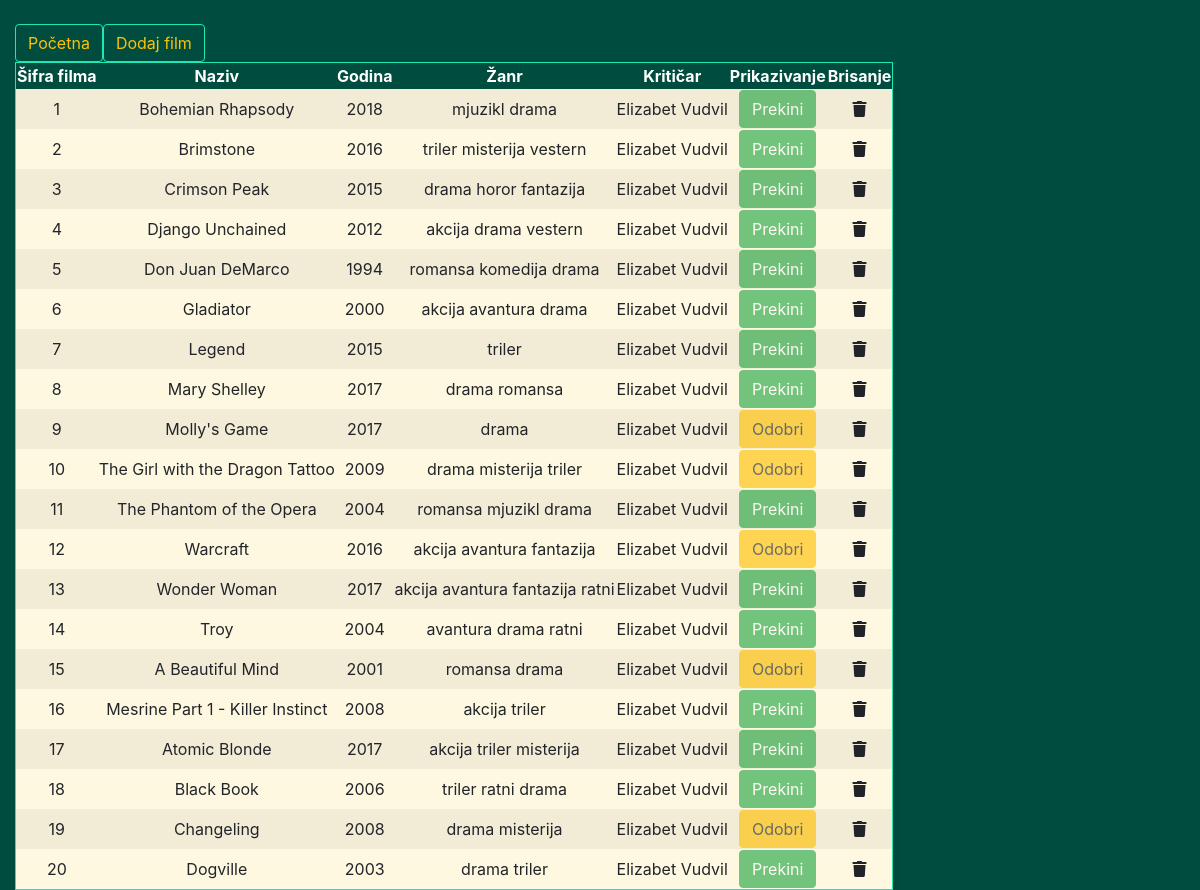
/moviesSettings.php, run on the app's committed database.
### tables this page shows
CREATE TABLE IF NOT EXISTS `film` (
  `sifraFilma` INT NOT NULL AUTO_INCREMENT,
  `avatar` VARCHAR(255) NOT NULL,
  `naziv` VARCHAR(100) NOT NULL,
  `godina` INT NOT NULL,
  `trailer` VARCHAR(255) NOT NULL,
  `sadrzaj` LONGTEXT NULL,
  `glumci` VARCHAR(255) NOT NULL,
  `zanr` VARCHAR(110) NOT NULL,
  `ocjena` FLOAT NOT NULL DEFAULT 0,
  `brojKorisnika` INT NULL,
  `trajanje` INT NOT NULL,
  `datumFilma` DATE NOT NULL,
  `kriticar_korisnik_korisnickoIme` VARCHAR(30) NOT NULL,
  PRIMARY KEY (`sifraFilma`),
  INDEX `fk_film_kriticar1_idx` (`kriticar_korisnik_korisnickoIme` ASC),
  CONSTRAINT `fk_film_kriticar1`
    FOREIGN KEY (`kriticar_korisnik_korisnickoIme`)
    REFERENCES `kriticar` (`korisnik_korisnickoIme`)
    ON DELETE CASCADE
    ON UPDATE CASCADE);

### moviesSettings.php (the view, shortened to what this page needs)
<!DOCTYPE html>
<html>
    <head>
    </head>
    <body>
        <?php
            require ('connect.php');
            require ('bootstrap.php');
            $admin = "disabled";
        ?>
        <div class = "container-fluid" style = "background-color: #004d40; height: 100vh; overflow: auto;">
        <br>
        <a href = "home.php?korisnickoIme=<?php print $_GET['korisnickoIme']; ?>" class = "btn text-warning float-left" role = "button" style ="background-color: #004d40; border:0.5px solid #1de9b6;"> Početna </a>
        <?php
        if ($admin == "disabled")
        {
            ?>
            <a href = "#myModal" class = "btn text-warning float-left" data-toggle = "modal" style ="background-color: #004d40; border:0.5px solid #1de9b6;"> Dodaj film </a>
            <?php
        }
        $upit1 = mysqli_query ($con, 'select sifraFilma, naziv, godina, zanr, kriticar_korisnik_korisnickoIme from film');
        if ($upit1 && mysqli_num_rows ($upit1) > 0)
        {
            ?>
            <br>
            <div class = "table-responsive">
                <table class = "table-striped" style = "text-align:center; background-color: #fff8e1; border: 1.5px solid #1de9b6; box-shadow: 0px 16px 14px -6px rgba(0,0,0,.5);">
                    <thead class = "thead text-white" style = "background-color: #004d40;">
                        <tr>
                            <th> Šifra filma </th>
                            <th> Naziv </th>
                            <th> Godina </th>
                            <th> Žanr</th>
                            <th> Kritičar </th>
                            <th> Prikazivanje </th>
                            <th> Brisanje </th>
                        </tr>
                    </thead>
                    <tbody>
                        <?php
                        while ($vrsta = mysqli_fetch_array ($upit1))
                        {
                            print '<tr>';
                            for($i = 0; $i < mysqli_num_fields ($upit1); $i++)
                                 print '<td>'.$vrsta[$i].'</td>';
                            if (mysqli_num_rows (mysqli_query ($con,"SELECT film_sifraFilma FROM odobreni WHERE film_sifraFilma = {$vrsta[0]}")) > 0)
                            {
                                ?>
                                <form action = "<?php print 'moviesSettings.php?korisnickoIme='.$_GET['korisnickoIme']; ?>" method = "POST">
                                    <td>
                                        <button type = "submit" class = "btn btn-success" name = "Prekini" value = <?php print $vrsta[0].' '.$admin; ?>  > Prekini </button>
                                    </td>
                                </form>
                                <?php
                            }
                            else
                            {
                                ?>
                                <form action = "<?php print 'moviesSettings.php?korisnickoIme='.$_GET['korisnickoIme'].' '; ?>" method = "POST">
                                    <td>
                                        <button type = "submit" class = "btn btn-warning" name = "Odobri" value = <?php print $vrsta[0].' '.$admin; ?>  > Odobri </button>
                                    </td>
                                </form>
                                <?php
                            }
                                 ?>
                            <form action = "<?php print 'moviesSettings.php?korisnickoIme='.$_GET['korisnickoIme'];?>" method = "POST">
                                <td>
                                    <button class = "btn" name = "Obriši" value = <?php print $vrsta[0].' '; ?>> <i class = "fa fa-trash"> </i> </button>
                                </td>
                            </form>
                            </tr>
                        <?php
                        }
                        ?>
                    </tbody>
                </table>
            </div>
            <?php
        }
        else
            {
                ?>
                <h5 class = "display-5 text-white"> Žao nam je, trenutno nema rezultata. </h5>
                <?php
            }
        ?>
        </div>
    </body>
</html>

### bootstrap.php (shortened to what this page needs)
<link rel = "stylesheet" href = "https://maxcdn.bootstrapcdn.com/bootstrap/4.5.2/css/bootstrap.min.css">
<link rel= "stylesheet" href = "https://use.fontawesome.com/releases/v5.7.0/css/all.css">

### data on the page
film: sifraFilma "1", naziv "Bohemian Rhapsody", godina "2018", zanr "mjuzikl drama", kriticar_korisnik_korisnickoIme "Elizabet Vudvil"
film: sifraFilma "2", naziv "Brimstone", godina "2016", zanr "triler misterija vestern", kriticar_korisnik_korisnickoIme "Elizabet Vudvil"
film: sifraFilma "3", naziv "Crimson Peak", godina "2015", zanr "drama horor fantazija", kriticar_korisnik_korisnickoIme "Elizabet Vudvil"
film: sifraFilma "4", naziv "Django Unchained", godina "2012", zanr "akcija drama vestern", kriticar_korisnik_korisnickoIme "Elizabet Vudvil"
film: sifraFilma "5", naziv "Don Juan DeMarco", godina "1994", zanr "romansa komedija drama", kriticar_korisnik_korisnickoIme "Elizabet Vudvil"
film: sifraFilma "6", naziv "Gladiator", godina "2000", zanr "akcija avantura drama", kriticar_korisnik_korisnickoIme "Elizabet Vudvil"
film: sifraFilma "7", naziv "Legend", godina "2015", zanr "triler", kriticar_korisnik_korisnickoIme "Elizabet Vudvil"
film: sifraFilma "8", naziv "Mary Shelley", godina "2017", zanr "drama romansa", kriticar_korisnik_korisnickoIme "Elizabet Vudvil"
film: sifraFilma "9", naziv "Molly's Game", godina "2017", zanr "drama", kriticar_korisnik_korisnickoIme "Elizabet Vudvil"
film: sifraFilma "10", naziv "The Girl with the Dragon Tattoo", godina "2009", zanr "drama misterija triler", kriticar_korisnik_korisnickoIme "Elizabet Vudvil"
film: sifraFilma "11", naziv "The Phantom of the Opera", godina "2004", zanr "romansa mjuzikl drama", kriticar_korisnik_korisnickoIme "Elizabet Vudvil"
film: sifraFilma "12", naziv "Warcraft", godina "2016", zanr "akcija avantura fantazija", kriticar_korisnik_korisnickoIme "Elizabet Vudvil"
film: sifraFilma "13", naziv "Wonder Woman", godina "2017", zanr "akcija avantura fantazija ratni", kriticar_korisnik_korisnickoIme "Elizabet Vudvil"
film: sifraFilma "14", naziv "Troy", godina "2004", zanr "avantura drama ratni", kriticar_korisnik_korisnickoIme "Elizabet Vudvil"
film: sifraFilma "15", naziv "A Beautiful Mind", godina "2001", zanr "romansa drama", kriticar_korisnik_korisnickoIme "Elizabet Vudvil"
film: sifraFilma "16", naziv "Mesrine Part 1 - Killer Instinct", godina "2008", zanr "akcija triler", kriticar_korisnik_korisnickoIme "Elizabet Vudvil"
film: sifraFilma "17", naziv "Atomic Blonde", godina "2017", zanr "akcija triler misterija", kriticar_korisnik_korisnickoIme "Elizabet Vudvil"
film: sifraFilma "18", naziv "Black Book", godina "2006", zanr "triler ratni drama", kriticar_korisnik_korisnickoIme "Elizabet Vudvil"
film: sifraFilma "19", naziv "Changeling", godina "2008", zanr "drama misterija", kriticar_korisnik_korisnickoIme "Elizabet Vudvil"
film: sifraFilma "20", naziv "Dogville", godina "2003", zanr "drama triler", kriticar_korisnik_korisnickoIme "Elizabet Vudvil"
